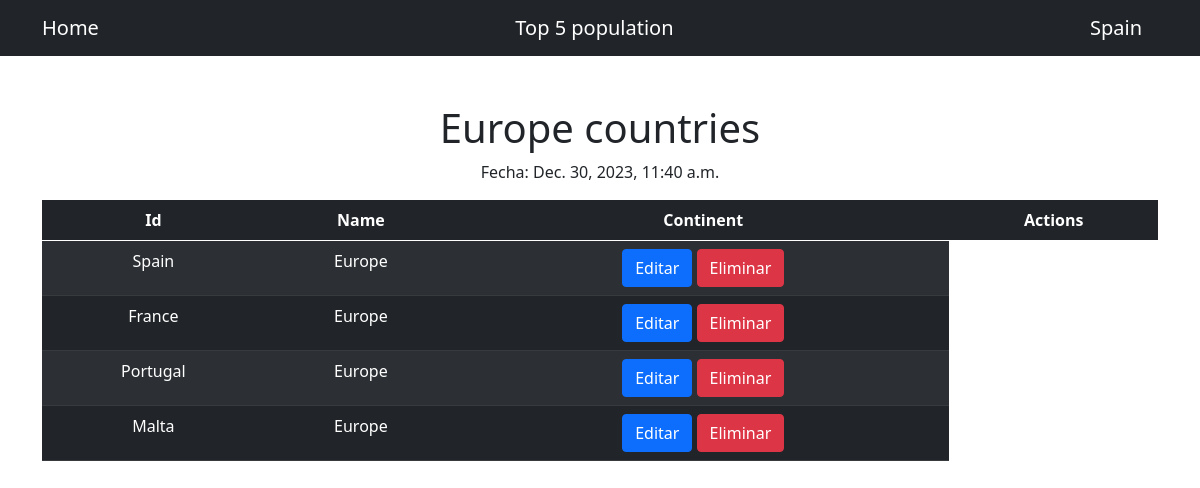
Screenshot of /countries/europe/ with the database file from the repository.
### countries/models.py (models this page shows)
class Country(models.Model):
    id = models.AutoField(primary_key=True)
    name = models.TextField(blank=True, null=True, max_length=50)
    continent = models.TextField(blank=True, max_length=30)
    class Meta:
        managed = True
        db_table = 'worldcountries'

### countries/views.py (the view)
# urls.py: path("europe/", EuropeCountriesView.as_view()),
class EuropeCountriesView(View):
    def get(self, request):
        context = {
            'date': datetime.now(),
            'title': 'Europe countries',
            'countries': Country.objects.filter(continent='Europe'),
        }
        return render(request, 'list-countries.html',
                      context=context)

### countries/templates/list-countries.html (shortened to what this page needs)
{% extends "base.html" %}
                {% block content %}
                    <h1>{{ title }}</h1>
                    <p>Fecha: {{ date }}</p>
                     <table class="table table-dark table-striped">
                        <thead>
                          <tr>
                            <th>Id</th>
                            <th>Name</th>
                            <th>Continent</th>
                            <th>Actions</th>
                          </tr>
                        </thead>
                        <tbody>
                            {% for c in countries %}
                              <tr>
                                <td>{{c.name}}</td>
                                <td>{{c.continent}}</td>
                                <td>
                                    <a class="btn btn-primary" href="{% url 'edit-country' id=c.id %}">Editar</a>
                                    <a class="btn btn-danger" href="{% url 'delete-country' id=c.id %}">Eliminar</a>
                                </td>
                              </tr>
                            {% endfor %}
                        </tbody>
                      </table>
                {% endblock %}

### rows the page displays
Country: name "Spain", continent "Europe"
Country: name "France", continent "Europe"
Country: name "Portugal", continent "Europe"
Country: name "Malta", continent "Europe"

### other values shown
{{ title }} "Europe countries"
